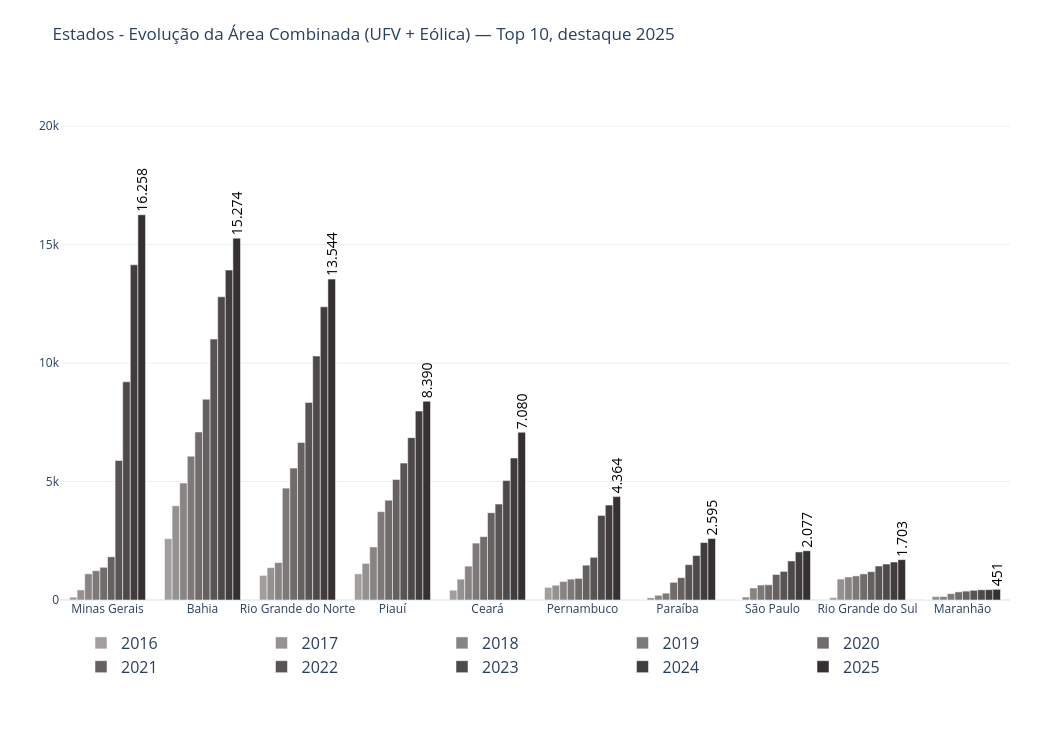

The notebook cell saved with this chart:
### Markdown cell above
_Célula 9_

## Estados
Evolução da área por estado somando UFV + Eólica — como o número de estados quase dobra em relação a cada gráfico isolado, mostra só os de maior área combinada.

### Code cell
# Célula 10
df_estado = df[df['tipo_region'] == 'estado']
pivot_estado = df_estado.pivot_table(index='year', columns='nome_region', values='area_ha', aggfunc='sum').fillna(0)
ultimo_ano_estado = pivot_estado.index.max()
ordem_desc = pivot_estado.loc[ultimo_ano_estado].sort_values(ascending=False).index
pivot_estado = pivot_estado[ordem_desc]

# Mostra só os 10 estados com maior área combinada no ano mais recente — com
# as duas fontes de energia juntas o número de estados quase dobra e um
# gráfico com todos ficaria ilegível.
TOP_N_ESTADOS = 10
estados = pivot_estado.columns.tolist()[:TOP_N_ESTADOS]
anos = pivot_estado.index.tolist()

cores_anos_plotly = [f'rgba({int(r*255)}, {int(g*255)}, {int(b*255)}, {a})' for r, g, b, a in rampa_cores(len(anos))]
max_valor_estado = max(pivot_estado.loc[ano, e] for ano in anos for e in estados)

fig = go.Figure()

for i, ano in enumerate(anos):
    font_size = 14 if ano == ultimo_ano_estado else 1
    exibir_texto = ano == ultimo_ano_estado

    valores = [pivot_estado.loc[ano, e] for e in estados]
    textos = [formata_ptbr(v) if (v > 0 and exibir_texto) else "" for v in valores]

    fig.add_trace(
        go.Bar(
            x=estados,
            y=valores,
            name=str(ano),
            marker_color=cores_anos_plotly[i],
            text=textos,
            textposition='outside',
            textfont=dict(size=font_size, color='black'),
            textangle=-90,
            # Sem isso, o Plotly encolhe o texto das barras mais altas (perto
            # do topo do gráfico) para caber no espaço disponível.
            constraintext='none',
            hovertemplate='<b>Estado:</b> %{x}<br><b>Ano:</b> ' + str(ano) + '<br><b>Área:</b> %{y:,.2f} ha<extra></extra>'
        )
    )

fig.update_layout(
    title=f"Estados - Evolução da Área Combinada (UFV + Eólica) — Top {TOP_N_ESTADOS}, destaque {ultimo_ano_estado}",
    width=1050, height=750, template="plotly_white", barmode='group',
    legend=dict(
        orientation="h", y=-0.05, x=0.5, xanchor="center",
        font=dict(size=16), entrywidth=0.19, entrywidthmode='fraction'
    ),
    margin=dict(t=80, b=150, l=60, r=40),
    yaxis=dict(range=[0, max_valor_estado * 1.35])
)
fig.update_xaxes(tickangle=0)
fig.show()
if salvar_grafico:
    print("Salvando o grafico com DPI 450")
    salvar_grafico_alta_resolucao(fig, 'evolucao_anoXarea_combinada_por_estado', dpi=450)

### Figure 1 — Plotly figure (JSON) as saved in the notebook; plotly's stock layout.template omitted (floating-point values rounded to 4 significant figures)
{"data": [{"constraintext": "none", "hovertemplate": "<b>Estado:</b> %{x}<br><b>Ano:</b> 2016<br><b>Área:</b> %{y:,.2f} ha<extra></extra>", "marker": {"color": "rgba(162, 158, 158, 1.0)"}, "name": "2016", "text": ["", "", "", "", "", "", "", "", "", ""], "textangle": -90, "textfont": {"color": "black", "size": 1}, "textposition": "outside", "type": "bar", "x": ["Minas Gerais", "Bahia", "Rio Grande do Norte", "Piauí", "Ceará", "Pernambuco", "Paraíba", "São Paulo", "Rio Grande do Sul", "Maranhão"], "y": [121.4, 2587.0, 1038.0, 1104.0, 413.5, 532.2, 3.017, 0, 99.7, 0]}, {"constraintext": "none", "hovertemplate": "<b>Estado:</b> %{x}<br><b>Ano:</b> 2017<br><b>Área:</b> %{y:,.2f} ha<extra></extra>", "marker": {"color": "rgba(150, 145, 145, 1.0)"}, "name": "2017", "text": ["", "", "", "", "", "", "", "", "", ""], "textangle": -90, "textfont": {"color": "black", "size": 1}, "textposition": "outside", "type": "bar", "x": ["Minas Gerais", "Bahia", "Rio Grande do Norte", "Piauí", "Ceará", "Pernambuco", "Paraíba", "São Paulo", "Rio Grande do Sul", "Maranhão"], "y": [424.7, 3975.0, 1366.0, 1545.0, 880.0, 624.4, 93.21, 127.4, 885.2, 146.4]}, {"constraintext": "none", "hovertemplate": "<b>Estado:</b> %{x}<br><b>Ano:</b> 2018<br><b>Área:</b> %{y:,.2f} ha<extra></extra>", "marker": {"color": "rgba(137, 132, 132, 1.0)"}, "name": "2018", "text": ["", "", "", "", "", "", "", "", "", ""], "textangle": -90, "textfont": {"color": "black", "size": 1}, "textposition": "outside", "type": "bar", "x": ["Minas Gerais", "Bahia", "Rio Grande do Norte", "Piauí", "Ceará", "Pernambuco", "Paraíba", "São Paulo", "Rio Grande do Sul", "Maranhão"], "y": [1105.0, 4933.0, 1579.0, 2239.0, 1430.0, 781.2, 197.9, 507.8, 971.0, 147.1]}, {"constraintext": "none", "hovertemplate": "<b>Estado:</b> %{x}<br><b>Ano:</b> 2019<br><b>Área:</b> %{y:,.2f} ha<extra></extra>", "marker": {"color": "rgba(126, 121, 121, 1.0)"}, "name": "2019", "text": ["", "", "", "", "", "", "", "", "", ""], "textangle": -90, "textfont": {"color": "black", "size": 1}, "textposition": "outside", "type": "bar", "x": ["Minas Gerais", "Bahia", "Rio Grande do Norte", "Piauí", "Ceará", "Pernambuco", "Paraíba", "São Paulo", "Rio Grande do Sul", "Maranhão"], "y": [1235.0, 6072.0, 4723.0, 3729.0, 2402.0, 882.0, 288.4, 631.6, 1017.0, 268.0]}, {"constraintext": "none", "hovertemplate": "<b>Estado:</b> %{x}<br><b>Ano:</b> 2020<br><b>Área:</b> %{y:,.2f} ha<extra></extra>", "marker": {"color": "rgba(113, 108, 108, 1.0)"}, "name": "2020", "text": ["", "", "", "", "", "", "", "", "", ""], "textangle": -90, "textfont": {"color": "black", "size": 1}, "textposition": "outside", "type": "bar", "x": ["Minas Gerais", "Bahia", "Rio Grande do Norte", "Piauí", "Ceará", "Pernambuco", "Paraíba", "São Paulo", "Rio Grande do Sul", "Maranhão"], "y": [1380.0, 7092.0, 5567.0, 4212.0, 2674.0, 912.1, 746.1, 643.3, 1102.0, 342.8]}, {"constraintext": "none", "hovertemplate": "<b>Estado:</b> %{x}<br><b>Ano:</b> 2021<br><b>Área:</b> %{y:,.2f} ha<extra></extra>", "marker": {"color": "rgba(102, 97, 97, 1.0)"}, "name": "2021", "text": ["", "", "", "", "", "", "", "", "", ""], "textangle": -90, "textfont": {"color": "black", "size": 1}, "textposition": "outside", "type": "bar", "x": ["Minas Gerais", "Bahia", "Rio Grande do Norte", "Piauí", "Ceará", "Pernambuco", "Paraíba", "São Paulo", "Rio Grande do Sul", "Maranhão"], "y": [1824.0, 8474.0, 6646.0, 5086.0, 3687.0, 1470.0, 942.0, 1076.0, 1196.0, 375.1]}, {"constraintext": "none", "hovertemplate": "<b>Estado:</b> %{x}<br><b>Ano:</b> 2022<br><b>Área:</b> %{y:,.2f} ha<extra></extra>", "marker": {"color": "rgba(89, 84, 84, 1.0)"}, "name": "2022", "text": ["", "", "", "", "", "", "", "", "", ""], "textangle": -90, "textfont": {"color": "black", "size": 1}, "textposition": "outside", "type": "bar", "x": ["Minas Gerais", "Bahia", "Rio Grande do Norte", "Piauí", "Ceará", "Pernambuco", "Paraíba", "São Paulo", "Rio Grande do Sul", "Maranhão"], "y": [5887.0, 11010.0, 8340.0, 5778.0, 4050.0, 1802.0, 1491.0, 1207.0, 1435.0, 409.9]}, {"constraintext": "none", "hovertemplate": "<b>Estado:</b> %{x}<br><b>Ano:</b> 2023<br><b>Área:</b> %{y:,.2f} ha<extra></extra>", "marker": {"color": "rgba(77, 72, 73, 1.0)"}, "name": "2023", "text": ["", "", "", "", "", "", "", "", "", ""], "textangle": -90, "textfont": {"color": "black", "size": 1}, "textposition": "outside", "type": "bar", "x": ["Minas Gerais", "Bahia", "Rio Grande do Norte", "Piauí", "Ceará", "Pernambuco", "Paraíba", "São Paulo", "Rio Grande do Sul", "Maranhão"], "y": [9208.0, 12800.0, 10300.0, 6853.0, 5041.0, 3569.0, 1876.0, 1648.0, 1518.0, 430.9]}, {"constraintext": "none", "hovertemplate": "<b>Estado:</b> %{x}<br><b>Ano:</b> 2024<br><b>Área:</b> %{y:,.2f} ha<extra></extra>", "marker": {"color": "rgba(65, 60, 61, 1.0)"}, "name": "2024", "text": ["", "", "", "", "", "", "", "", "", ""], "textangle": -90, "textfont": {"color": "black", "size": 1}, "textposition": "outside", "type": "bar", "x": ["Minas Gerais", "Bahia", "Rio Grande do Norte", "Piauí", "Ceará", "Pernambuco", "Paraíba", "São Paulo", "Rio Grande do Sul", "Maranhão"], "y": [14150.0, 13920.0, 12380.0, 7974.0, 5993.0, 4008.0, 2426.0, 2029.0, 1603.0, 436.6]}, {"constraintext": "none", "hovertemplate": "<b>Estado:</b> %{x}<br><b>Ano:</b> 2025<br><b>Área:</b> %{y:,.2f} ha<extra></extra>", "marker": {"color": "rgba(53, 48, 49, 1.0)"}, "name": "2025", "text": ["16.258", "15.274", "13.544", "8.390", "7.080", "4.364", "2.595", "2.077", "1.703", "451"], "textangle": -90, "textfont": {"color": "black", "size": 14}, "textposition": "outside", "type": "bar", "x": ["Minas Gerais", "Bahia", "Rio Grande do Norte", "Piauí", "Ceará", "Pernambuco", "Paraíba", "São Paulo", "Rio Grande do Sul", "Maranhão"], "y": [16260.0, 15270.0, 13540.0, 8390.0, 7080.0, 4364.0, 2595.0, 2077.0, 1703.0, 451.3]}], "layout": {"barmode": "group", "height": 750, "legend": {"entrywidth": 0.19, "entrywidthmode": "fraction", "font": {"size": 16}, "orientation": "h", "x": 0.5, "xanchor": "center", "y": -0.05}, "margin": {"b": 150, "l": 60, "r": 40, "t": 80}, "title": {"text": "Estados - Evolução da Área Combinada (UFV + Eólica) — Top 10, destaque 2025"}, "width": 1050, "xaxis": {"tickangle": 0}, "yaxis": {"range": [0, 21950.0]}}}
